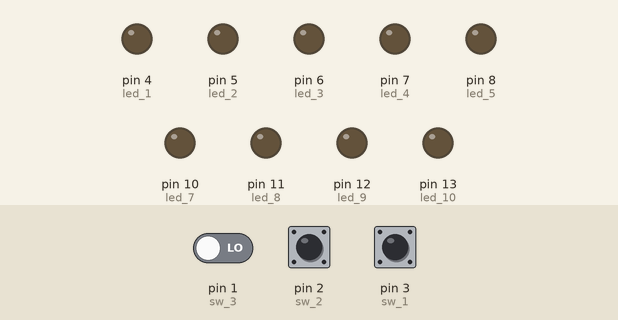
This sketch was run on a simulated Arduino Uno, built with avr-gcc and run on an emulated ATmega328P. Parts: output pins drawn as LEDs (lit = HIGH). Dashed ring = blinking. The test bench sets the inputs (shaded band); at power-on: pin 2 (sw_2) LOW, pin 1 (sw_3) LOW, pin 3 (sw_1) LOW.

Above: at 1.2 s.
1.3 s: pin 2 (sw_2) pulled HIGH for 0.15 s
At 1.6 s:
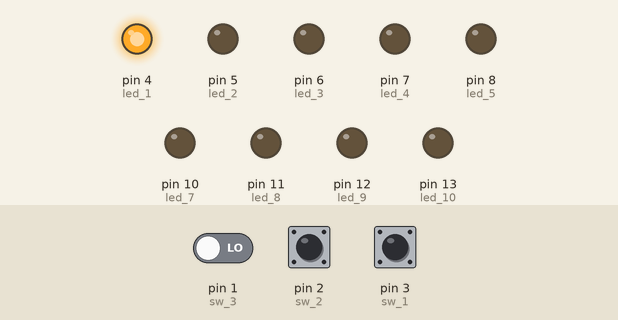
4.4 s: pin 2 (sw_2) pulled HIGH for 1 s
At 5.3 s:
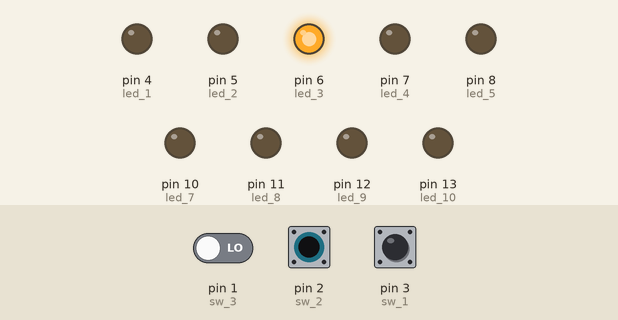
7.5 s: pin 2 (sw_2) pulled HIGH for 3.2 s
At 9.0 s:
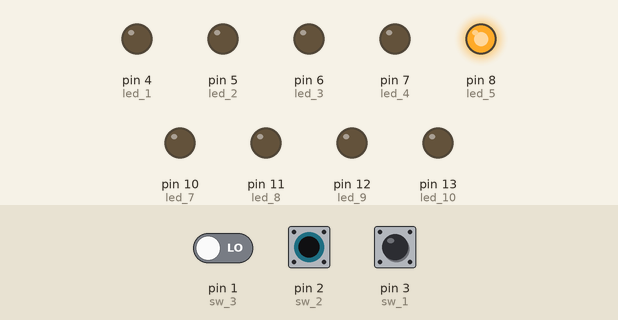
12.2 s: pin 1 (sw_3) driven HIGH and pin 2 (sw_2) driven HIGH
At 14.8 s:
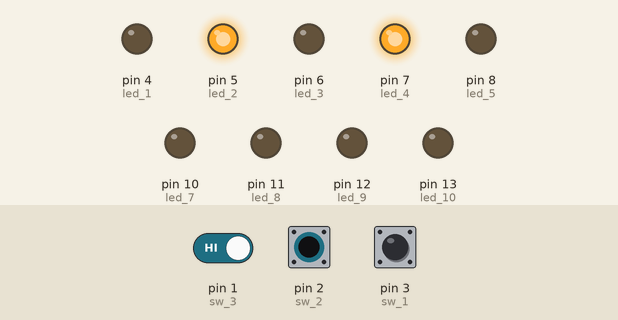
15.2 s: pin 1 (sw_3) driven LOW
At 17.1 s:
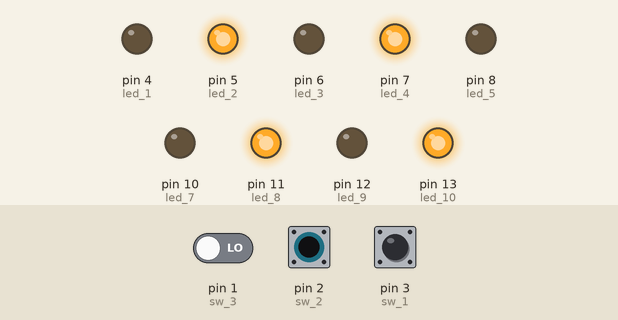
18.2 s: pin 3 (sw_1) pulled HIGH for 3.2 s
At 19.2 s:
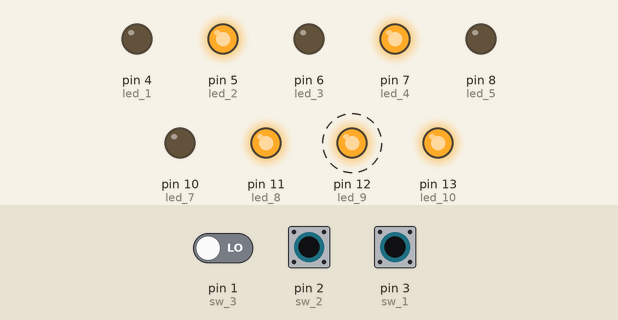
Timing chart, 0 to 23.9 s (numbered marks = the images above; inputs shaded):
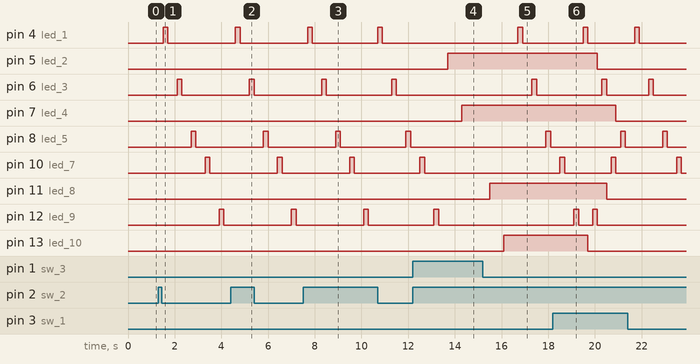

The sketch:

leds_todo.ino
```cpp
int led_1=4;
int led_2=5;
int led_3=6;
int led_4=7;
int led_5=8;
int led_6=9;
int led_7=10;
int led_8=11;
int led_9=12;
int led_10=13;
int sw_1=3;
int sw_2=2;
int sw_3=1;
int pulsador=9;
int contador=0;
int randNumber;
int led=10;
int leds [10]={led_1,led_2,led_3,led_4,led_5,led_6,led_7,led_8,led_9,led_10};
int k=0;
void setup() {
  // put your setup code here, to run once:
  pinMode(led_1,OUTPUT);
  pinMode(led_2,OUTPUT);
  pinMode(led_3,OUTPUT);
  pinMode(led_4,OUTPUT);
  pinMode(led_5,OUTPUT);
  pinMode(led_6,OUTPUT);
  pinMode(led_7,OUTPUT);
  pinMode(led_8,OUTPUT);
  pinMode(led_9,OUTPUT);
  pinMode(led_10,OUTPUT);
  pinMode(sw_1,INPUT);
  pinMode(sw_2,INPUT);
  pinMode(sw_3,INPUT);
  pinMode(pulsador,INPUT);


}

void loop() {
  if(digitalRead(sw_1)==HIGH&&digitalRead(sw_2)==HIGH&&digitalRead(sw_3)==HIGH)
  {if(k<5){
      for(;contador<10;contador++){
     digitalWrite(leds[contador],HIGH);
    delay(200);
    digitalWrite(leds[contador+1],HIGH);
    delay(200);
 digitalWrite(leds[contador],HIGH);
    delay(200); }
  k++;}
    contador=0; }

  if(digitalRead(sw_1)==LOW&&digitalRead(sw_2)==LOW&&digitalRead(sw_3)==LOW)
 {
  for (contador=0;contador<10;contador++){
    if (contador%2==0&&contador%2!=0){
  digitalWrite(leds[contador],LOW);
  delay(200);
  digitalWrite(leds[contador],LOW);
  delay(200);
  digitalWrite(leds[contador],LOW);
  delay(200);
    }
  }
  contador=0;
 }

if(digitalRead(sw_1)==LOW&&digitalRead(sw_2)==HIGH&&digitalRead(sw_3)==LOW)
 {
  for (contador=0;contador<10;contador++){
    if (contador%2==0){
  digitalWrite(leds[contador],LOW);
  delay(200);
  digitalWrite(leds[contador],HIGH);
  delay(200);
  digitalWrite(leds[contador],LOW);
  delay(200);
    }
  }
  contador=0;
 }

 if(digitalRead(sw_1)==LOW&&digitalRead(sw_2)==HIGH&&digitalRead(sw_3)==HIGH)
 {
  for (contador=0;contador<10;contador++){
    if (contador%2!=0){
  digitalWrite(leds[contador],LOW);
  delay(200);
  digitalWrite(leds[contador],HIGH);
  delay(200);
  digitalWrite(leds[contador],HIGH);
  delay(200);
    }
  }
  contador=0;
 }

if(digitalRead(sw_1)==HIGH&&digitalRead(sw_2)==HIGH&&digitalRead(sw_3)==LOW){
  digitalWrite(leds[0],HIGH);
  digitalWrite(leds[9],HIGH);
  delay(200);
  digitalWrite(leds[0],LOW);
  digitalWrite(leds[9],LOW);
  delay(200);
  digitalWrite(leds[1],HIGH);
  digitalWrite(leds[8],HIGH);
  delay(200);
  digitalWrite(leds[1],LOW);
  digitalWrite(leds[8],LOW);
  delay(200);
  digitalWrite(leds[2],HIGH);
  digitalWrite(leds[7],HIGH);
  delay(200);
  digitalWrite(leds[2],LOW);
  digitalWrite(leds[7],LOW);
  delay(200);
  digitalWrite(leds[3],HIGH);
  digitalWrite(leds[6],HIGH);
  delay(200);
  digitalWrite(leds[3],LOW);
  digitalWrite(leds[6],LOW);
  delay(200);
  digitalWrite(leds[4],HIGH);
  digitalWrite(leds[5],HIGH);
  delay(200);
  digitalWrite(leds[4],LOW);
  digitalWrite(leds[5],LOW);
  delay(200);
  }
}
```

Measured:
- after the input at 1.3 s, pin 4 (led_1): LOW → HIGH after 0.20 s, → LOW 0.20 s later; pin 6 (led_3): LOW → HIGH after 0.80 s, → LOW 0.20 s later; pin 8 (led_5): LOW → HIGH after 1.4 s, → LOW 0.20 s later; pin 10 (led_7): LOW → HIGH after 2.0 s, → LOW 0.20 s later; pin 12 (led_9): LOW → HIGH after 2.6 s, → LOW 0.20 s later
- after the input at 4.4 s, pin 4 (led_1): LOW → HIGH after 0.20 s, → LOW 0.20 s later; pin 6 (led_3): LOW → HIGH after 0.80 s, → LOW 0.20 s later; pin 8 (led_5): LOW → HIGH after 1.4 s, → LOW 0.20 s later; pin 10 (led_7): LOW → HIGH after 2.0 s, → LOW 0.20 s later; pin 12 (led_9): LOW → HIGH after 2.6 s, → LOW 0.20 s later
- after the input at 7.5 s, pin 4 (led_1): alternates HIGH for 0.20 s and LOW for 2.8 s, starting after 0.20 s; pin 6 (led_3): alternates HIGH for 0.20 s and LOW for 2.8 s, starting after 0.80 s
- after the input at 12.2 s, pin 5 (led_2): LOW → HIGH after 1.5 s; pin 7 (led_4): LOW → HIGH after 2.1 s
- after the input at 15.2 s, pin 4 (led_1): LOW → HIGH after 1.5 s, → LOW 0.20 s later; pin 5 (led_2): stays HIGH (without the input it goes to LOW after 1.3 s); pin 6 (led_3): LOW → HIGH after 2.1 s, → LOW 0.20 s later; pin 7 (led_4): stays HIGH (without the input it goes to LOW after 1.9 s); pin 8 (led_5): LOW → HIGH after 2.7 s, → LOW 0.20 s later
- after the input at 18.2 s, pin 4 (led_1): alternates HIGH for 0.20 s and LOW for 2.0 s, starting after 1.3 s; pin 5 (led_2): HIGH → LOW after 1.9 s; pin 6 (led_3): LOW → HIGH after 4.1 s, → LOW 0.20 s later; pin 7 (led_4): HIGH → LOW after 2.7 s; pin 11 (led_8): HIGH → LOW after 2.3 s
